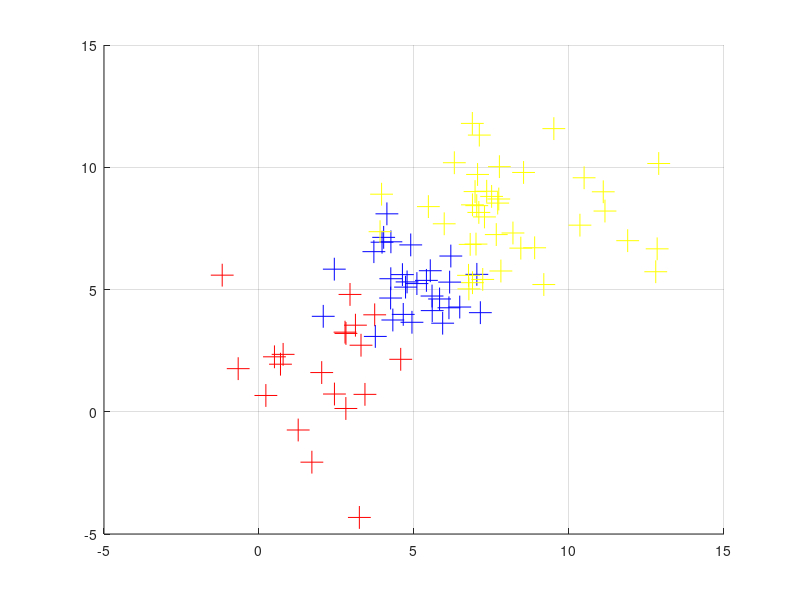

Write MATLAB code to recreate this figure. (Note: this script raises an error after producing the figure.)
%%% Create Random Dataset
n1 = 20;
n2 = 30;
n3 = 40;
data = [normrnd(1,2,[2,n1]), normrnd(5,1,[2,n2]), normrnd(8,2,[2,n3])]';
true_labels = [repelem(1,n1),repelem(2,n2),repelem(3,n3)];


%%% Plot true clusters
myColors = zeros(size(data,1),3);

rowsToSetRed = true_labels == 1;
rowsToSetBlue = true_labels == 2;
rowsToSetYellow = true_labels == 3;

myColors(rowsToSetBlue, 1) = 0;
myColors(rowsToSetBlue, 2) = 0;
myColors(rowsToSetBlue, 3) = 1;

myColors(rowsToSetRed, 1) = 1;
myColors(rowsToSetRed, 2) = 0;
myColors(rowsToSetRed, 3) = 0;

myColors(rowsToSetYellow, 1) = 1;
myColors(rowsToSetYellow, 2) = 1;
myColors(rowsToSetYellow, 3) = 0;

scatter(data(:, 1), data(:, 2), (n1+n2+n3)*3, myColors, '+');
grid on;









%%% Run Kmeans clustering: 3 clusters
[cluster_labels, data_centroids, iter] = Kmean_Learner(data, 3, 10, 0.00001);


%%% Plot new clusters
myColors = zeros(size(data,1),3);

rowsToSetRed = cluster_labels == 1;
rowsToSetBlue = cluster_labels == 2;
rowsToSetYellow = cluster_labels == 3;

myColors(rowsToSetBlue, 1) = 0;
myColors(rowsToSetBlue, 2) = 0;
myColors(rowsToSetBlue, 3) = 1;

myColors(rowsToSetRed, 1) = 1;
myColors(rowsToSetRed, 2) = 0;
myColors(rowsToSetRed, 3) = 0;

myColors(rowsToSetYellow, 1) = 1;
myColors(rowsToSetYellow, 2) = 1;
myColors(rowsToSetYellow, 3) = 0;

scatter(data(:, 1), data(:, 2), (n1+n2+n3)*3, myColors, '+');
grid on;

